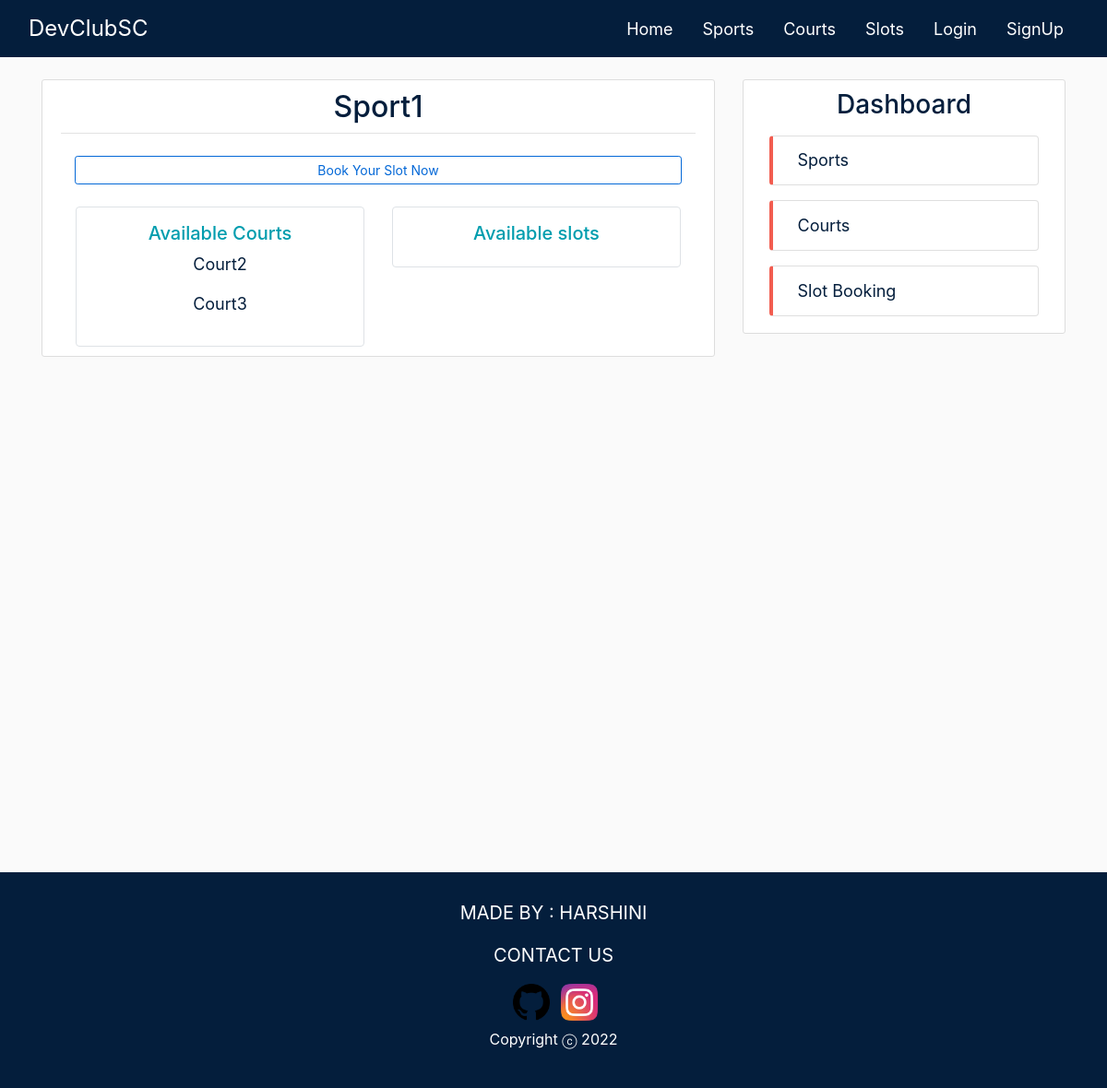
/sports/1/, run on an earlier commit of the app's database.
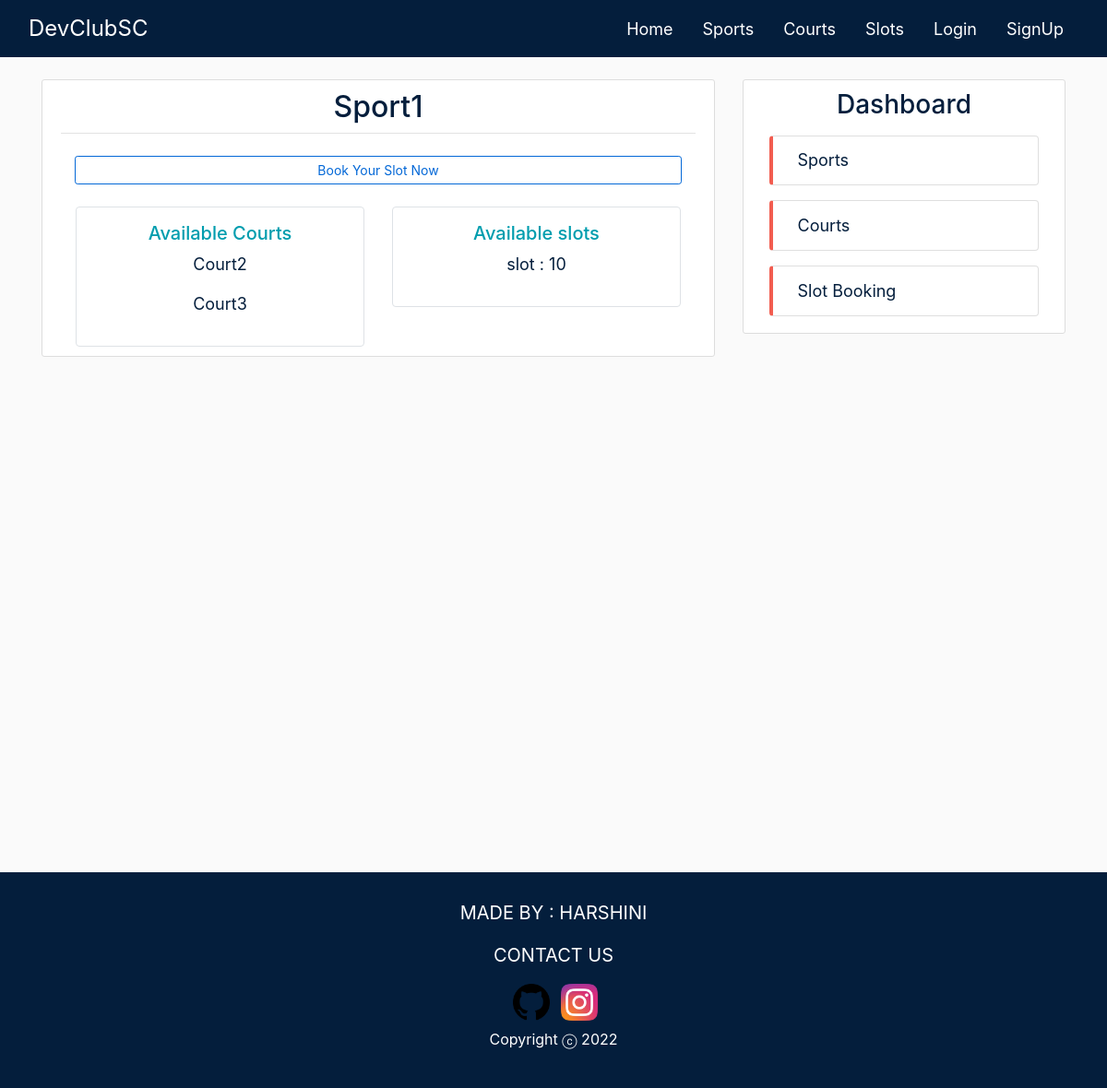
And on a later commit of the database.
### courts/models.py (models this page shows, shortened)
class Court(models.Model):
    name = models.CharField(max_length=100)
    capacity = models.IntegerField()

### sports/models.py (models this page shows, shortened)
class Slot(models.Model):
    sport = models.ForeignKey(Sport, on_delete=models.CASCADE, default='')
    court = models.ForeignKey(Court, on_delete=models.CASCADE, default='')
    date = models.DateField()
    start_time = models.TimeField()
    end_time = models.TimeField()

### sports/views.py (the view)
# urls.py: path('sports/<int:pk>/', SportDetailView.as_view(), name='sports-detail'),
class SportDetailView(DetailView):
    model = Sport
    context_object_name = 'sport'
    extra_context = {'staffs': Staff.objects.all(), 'slots': Slot.objects.all(), 'today': datetime.date.today()}

### sports/templates/sports/sport_detail.html (shortened to what this page needs)
{% extends 'sports/base.html' %}
{% block content %}
    <article class="media content-section">
        <div class="media-body">
            <div class="article-metadata">
                <h2 class="article-title sport-detail-title">{{ sport.name }}</h2>
            </div>
            <div class="col-md-12 my-4 mx-0">
                <a
                  class="btn btn-outline btn-block btn-sm mt-1 mb-1"
                  href="{% url 'sport-slots' sport.name %}"
                  >Book Your Slot Now</a
                >
            </div>
            <div class="row">
                <div class="col-md-6">
                    <div class=' border rounded ml-3 py-3'>
                        <h5 class="centre-text side-header mb-2">Available Courts</h5>
                        {% for court in sport.courts.all %}
                            <p class='centre-text'><a class="small-text small-a" href="{% url 'courts-detail' court.id %}">{{ court.name }}</a></p>
                        {% endfor %}
                    </div>
                </div>
                <div class="col-md-6">
                    <div class=' border rounded mr-3 py-3'>
                        <h5 class="centre-text side-header mb-2">Available slots</h5>
                        {% for slot in slots %}
                            {% if slot.sport == sport and slot.date == today %}
                                <p class='centre-text'><a class="small-text small-a" href="{% url 'slots-detail' slot.id %}">slot : {{ slot.id }}</a></p>
                            {% endif %}
                        {% endfor %}
                    </div>
                </div>
            </div>
        </div>
    </article>
{% endblock content %}

What changed in the data, as far as the page shows it:
added Slot: id "10"
